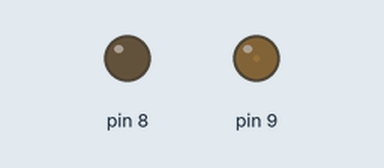
This sketch was run on a simulated Arduino Uno, built with avr-gcc and run on an emulated ATmega328P. On the bench: output pins drawn as LEDs (lit = HIGH).

Above: at 0.05 s.
At 1.45 s:
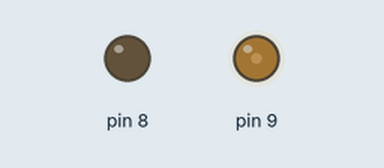
Timing chart, 0 to 4.6 s (numbered marks = the images above):
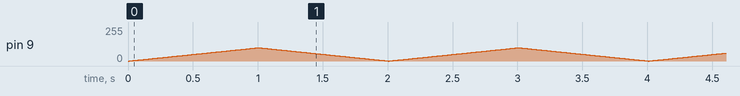

The sketch:

analogled.ino
```cpp
int bright=0;
int fade=1;


void setup()
{
  pinMode(8,OUTPUT);
  pinMode(9,OUTPUT);
  digitalWrite(8,LOW);
}

void loop()
{
  analogWrite(9, bright);

  bright= bright+ fade;
  if (bright<=0 || bright >= 100) //AN to bright einai <=0 h >=100 mpainei mesa. An oxi to bright auxanetai
  {                               //An bei mesa to bright meiwnetai mexris otou xana bei kai xana auxanetai.
   fade=-fade;
    }
    delay(10);

  }
```
